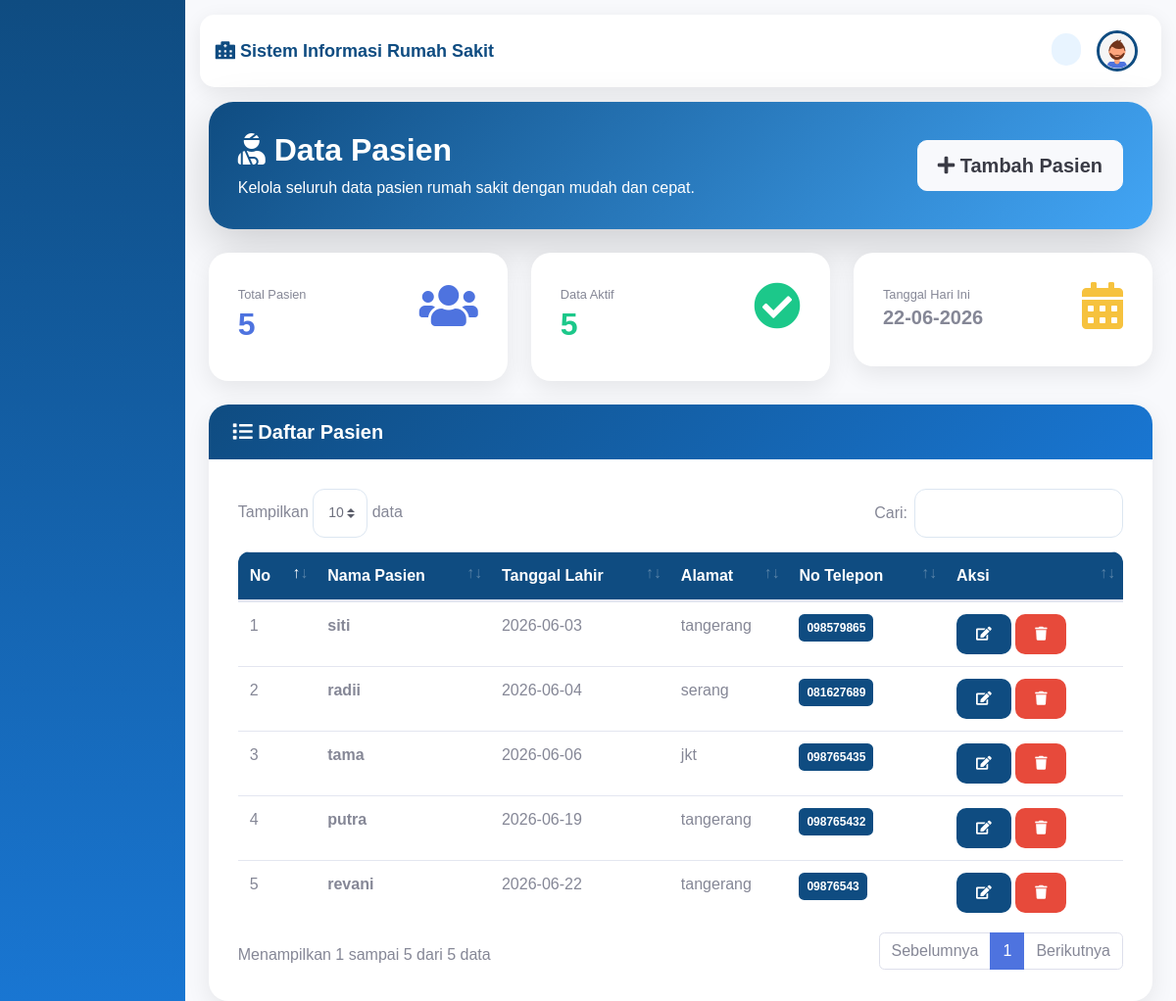
The app's page /index.php/pasien with its own data.
### tables this page shows
CREATE TABLE `pasien` (
  `id_pasien` int(11) NOT NULL,
  `nama` varchar(100) DEFAULT NULL,
  `tanggal_lahir` date DEFAULT NULL,
  `alamat` text,
  `no_telp` varchar(20) DEFAULT NULL,
  `email` varchar(100) NOT NULL,
  `password` varchar(255) NOT NULL
);

### application/controllers/pasien.php (called while the page is built, shortened)
<?php
class Pasien extends CI_Controller {
    public function __construct()
    {
        $this->load->model('pasien_model');
    }
    public function index()
    {
        $data['pasien'] = $this->pasien_model->get_all();
        $this->load->view('templates/header');
        $this->load->view('templates/sidebar');
        $this->load->view('templates/topbar');
        $this->load->view('pasien/index', $data);
        $this->load->view('templates/footer');
    }
}

### index.php (called while the page is built, shortened)
<?php
require_once BASEPATH.'core/CodeIgniter.php';

### application/models/pasien_model.php (called while the page is built, shortened)
<?php
class pasien_model extends CI_Model {
    private $table = 'pasien';
    public function get_all()
    {
        return $this->db->get($this->table)->result();
    }
}

### application/views/pasien/index.php (the view, shortened to what this page needs)
<div class="container-fluid">
    <div class="card border-0 shadow-lg mb-4"
         style="border-radius:25px;
                background:linear-gradient(135deg,#0f4c81,#42a5f5);">
        <div class="card-body p-4 text-white">
            <div class="row align-items-center">
                <div class="col-md-8">
                    <h2 class="font-weight-bold mb-2">
                        <i class="fas fa-user-injured"></i>
                        Data Pasien
                    </h2>
                    <p class="mb-0">
                        Kelola seluruh data pasien rumah sakit dengan mudah dan cepat.
                    </p>
                </div>
                <div class="col-md-4 text-right">
                    <a href="<?= site_url('pasien/tambah'); ?>"
                       class="btn btn-light btn-lg">
                        <i class="fas fa-plus"></i>
                        Tambah Pasien
                    </a>
                </div>
            </div>
        </div>
    </div>
    <div class="row mb-4">
        <div class="col-md-4">
            <div class="card border-0 shadow"
                 style="border-radius:20px;">
                <div class="card-body">
                    <div class="d-flex justify-content-between">
                        <div>
                            <small class="text-muted">
                                Total Pasien
                            </small>
                            <h2 class="font-weight-bold text-primary">
                                <?= count($pasien); ?>
                            </h2>
                        </div>
                        <i class="fas fa-users fa-3x text-primary"></i>
                    </div>
                </div>
            </div>
        </div>
        <div class="col-md-4">
            <div class="card border-0 shadow"
                 style="border-radius:20px;">
                <div class="card-body">
                    <div class="d-flex justify-content-between">
                        <div>
                            <small class="text-muted">
                                Data Aktif
                            </small>
                            <h2 class="font-weight-bold text-success">
                                <?= count($pasien); ?>
                            </h2>
                        </div>
                        <i class="fas fa-check-circle fa-3x text-success"></i>
                    </div>
                </div>
            </div>
        </div>
        <div class="col-md-4">
            <div class="card border-0 shadow"
                 style="border-radius:20px;">
                <div class="card-body">
                    <div class="d-flex justify-content-between">
                        <div>
                            <small class="text-muted">
                                Tanggal Hari Ini
                            </small>
                            <h5 class="font-weight-bold">
                                <?= date('d-m-Y'); ?>
                            </h5>
                        </div>
                        <i class="fas fa-calendar-alt fa-3x text-warning"></i>
                    </div>
                </div>
            </div>
        </div>
    </div>
    <div class="card border-0 shadow"
         style="border-radius:20px;">
        <div class="card-header bg-white py-3">
            <h5 class="font-weight-bold text-primary mb-0">
                <i class="fas fa-list"></i>
                Daftar Pasien
            </h5>
        </div>
        <div class="card-body">
            <div class="table-responsive">
                <table class="table table-hover" id="dataTable">
                    <thead style="background:#0f4c81;color:white;">
                        <tr>
                            <th>No</th>
                            <th>Nama Pasien</th>
                            <th>Tanggal Lahir</th>
                            <th>Alamat</th>
                            <th>No Telepon</th>
                            <th width="140">Aksi</th>
                        </tr>
                    </thead>
                    <tbody>
                    <?php $no=1; foreach($pasien as $p): ?>
                        <tr>
                            <td><?= $no++; ?></td>
                            <td>
                                <strong><?= $p->nama; ?></strong>
                            </td>
                            <td><?= $p->tanggal_lahir; ?></td>
                            <td><?= $p->alamat; ?></td>
                            <td>
                                <span class="badge badge-info p-2">
                                    <?= $p->no_telp; ?>
                                </span>
                            </td>
                            <td>
                                <a href="<?= site_url('pasien/edit/'.$p->id_pasien); ?>"
                                   class="btn btn-primary btn-sm">
                                    <i class="fas fa-edit"></i>
                                </a>
                                <a href="<?= site_url('pasien/hapus/'.$p->id_pasien); ?>"
                                   class="btn btn-danger btn-sm"
                                   onclick="return confirm('Yakin ingin menghapus data ini?')">
                                    <i class="fas fa-trash"></i>
                                </a>
                            </td>
                        </tr>
                    <?php endforeach; ?>
                    </tbody>
                </table>
            </div>
        </div>
    </div>
</div>

### application/views/templates/header.php (shortened to what this page needs)
<!DOCTYPE html>
<html lang="en">
<head>
    <link href="<?= base_url('assets/vendor/fontawesome-free/css/all.min.css'); ?>" rel="stylesheet">
    <link href="<?= base_url('assets/vendor/bootstrap/css/bootstrap.min.css'); ?>" rel="stylesheet">
    <link href="<?= base_url('assets/vendor/datatables/dataTables.bootstrap4.min.css'); ?>" rel="stylesheet">
    <link href="<?= base_url('assets/css/sb-admin-2.min.css'); ?>" rel="stylesheet">
</head>
<body id="page-top">
<div id="wrapper">

### application/views/templates/sidebar.php (shortened to what this page needs)
<ul class="navbar-nav sidebar sidebar-dark accordion" id="accordionSidebar">
</ul>
<div id="content-wrapper" class="d-flex flex-column">
<div id="content">

### application/views/templates/topbar.php (shortened to what this page needs)
<nav class="navbar navbar-expand navbar-light topbar-rs static-top">
    <div class="page-title">
        <i class="fas fa-hospital-alt"></i>
        Sistem Informasi Rumah Sakit
    </div>
    <ul class="navbar-nav ml-auto">
        <li class="nav-item dropdown no-arrow">
            <a class="nav-link dropdown-toggle"
               href="#"
               id="userDropdown"
               role="button"
               data-toggle="dropdown">
                <span class="admin-badge mr-3">
                </span>
                <img class="profile-img"
                     src="<?= base_url('assets/img/undraw_profile_2.svg') ?>">
            </a>
        </li>
    </ul>
</nav>

### application/views/templates/footer.php (shortened to what this page needs)
</div>
</div>
</body>
</html>

### application/views/templates/header.php (style rules this page uses)
body { background:#f4f8fc; font-family:'Nunito',sans-serif; }
#accordionSidebar { background:linear-gradient(180deg,#0f4c81,#1976d2) !important; }
.card { border:none !important; border-radius:20px; overflow:hidden; box-shadow:0 8px 25px rgba(0,0,0,.08); }
.card-header { background:linear-gradient(135deg,#0f4c81,#1976d2) !important; border:none !important; color:white !important; padding:18px 25px; }
.card-header h4, .card-header h5 { margin:0; color:white !important; font-weight:700; }
.card-body { padding:30px !important; }
.btn { border-radius:10px; font-weight:600; padding:10px 20px; transition:.3s; }
.btn-primary { background:#0f4c81 !important; border:none !important; }
.btn-danger { border:none !important; }
.table { border-radius:12px; overflow:hidden; }
.table thead { background:#0f4c81; color:white; }
.badge-info { background:#0f4c81 !important; }
.shadow { box-shadow:0 .5rem 1.5rem rgba(0,0,0,.08)!important; }
a { color:#0f4c81; }

### application/views/templates/sidebar.php (style rules this page uses)
.sidebar { background: linear-gradient(180deg,#0f4c81,#1e88e5) !important; min-height:100vh; }

### application/views/templates/topbar.php (style rules this page uses)
.topbar-rs { background:#ffffff !important; border-radius:15px; margin:15px; box-shadow:0 5px 20px rgba(0,0,0,.08); }
.page-title { color:#0f4c81; font-weight:700; font-size:18px; }
.admin-badge { background:#e8f4ff; color:#0f4c81; padding:8px 15px; border-radius:30px; font-weight:600; }
.profile-img { width:42px; height:42px; border-radius:50%; border:3px solid #0f4c81; }

### records on screen
pasien: nama "siti", tanggal_lahir "2026-06-03", alamat "tangerang", no_telp "098579865"
pasien: nama "radii", tanggal_lahir "2026-06-04", alamat "serang", no_telp "081627689"
pasien: nama "tama", tanggal_lahir "2026-06-06", alamat "jkt", no_telp "098765435"
pasien: nama "putra", tanggal_lahir "2026-06-19", alamat "tangerang", no_telp "098765432"
pasien: nama "revani", tanggal_lahir "2026-06-22", alamat "tangerang", no_telp "09876543"

### other values on screen
count($pasien) "5"
